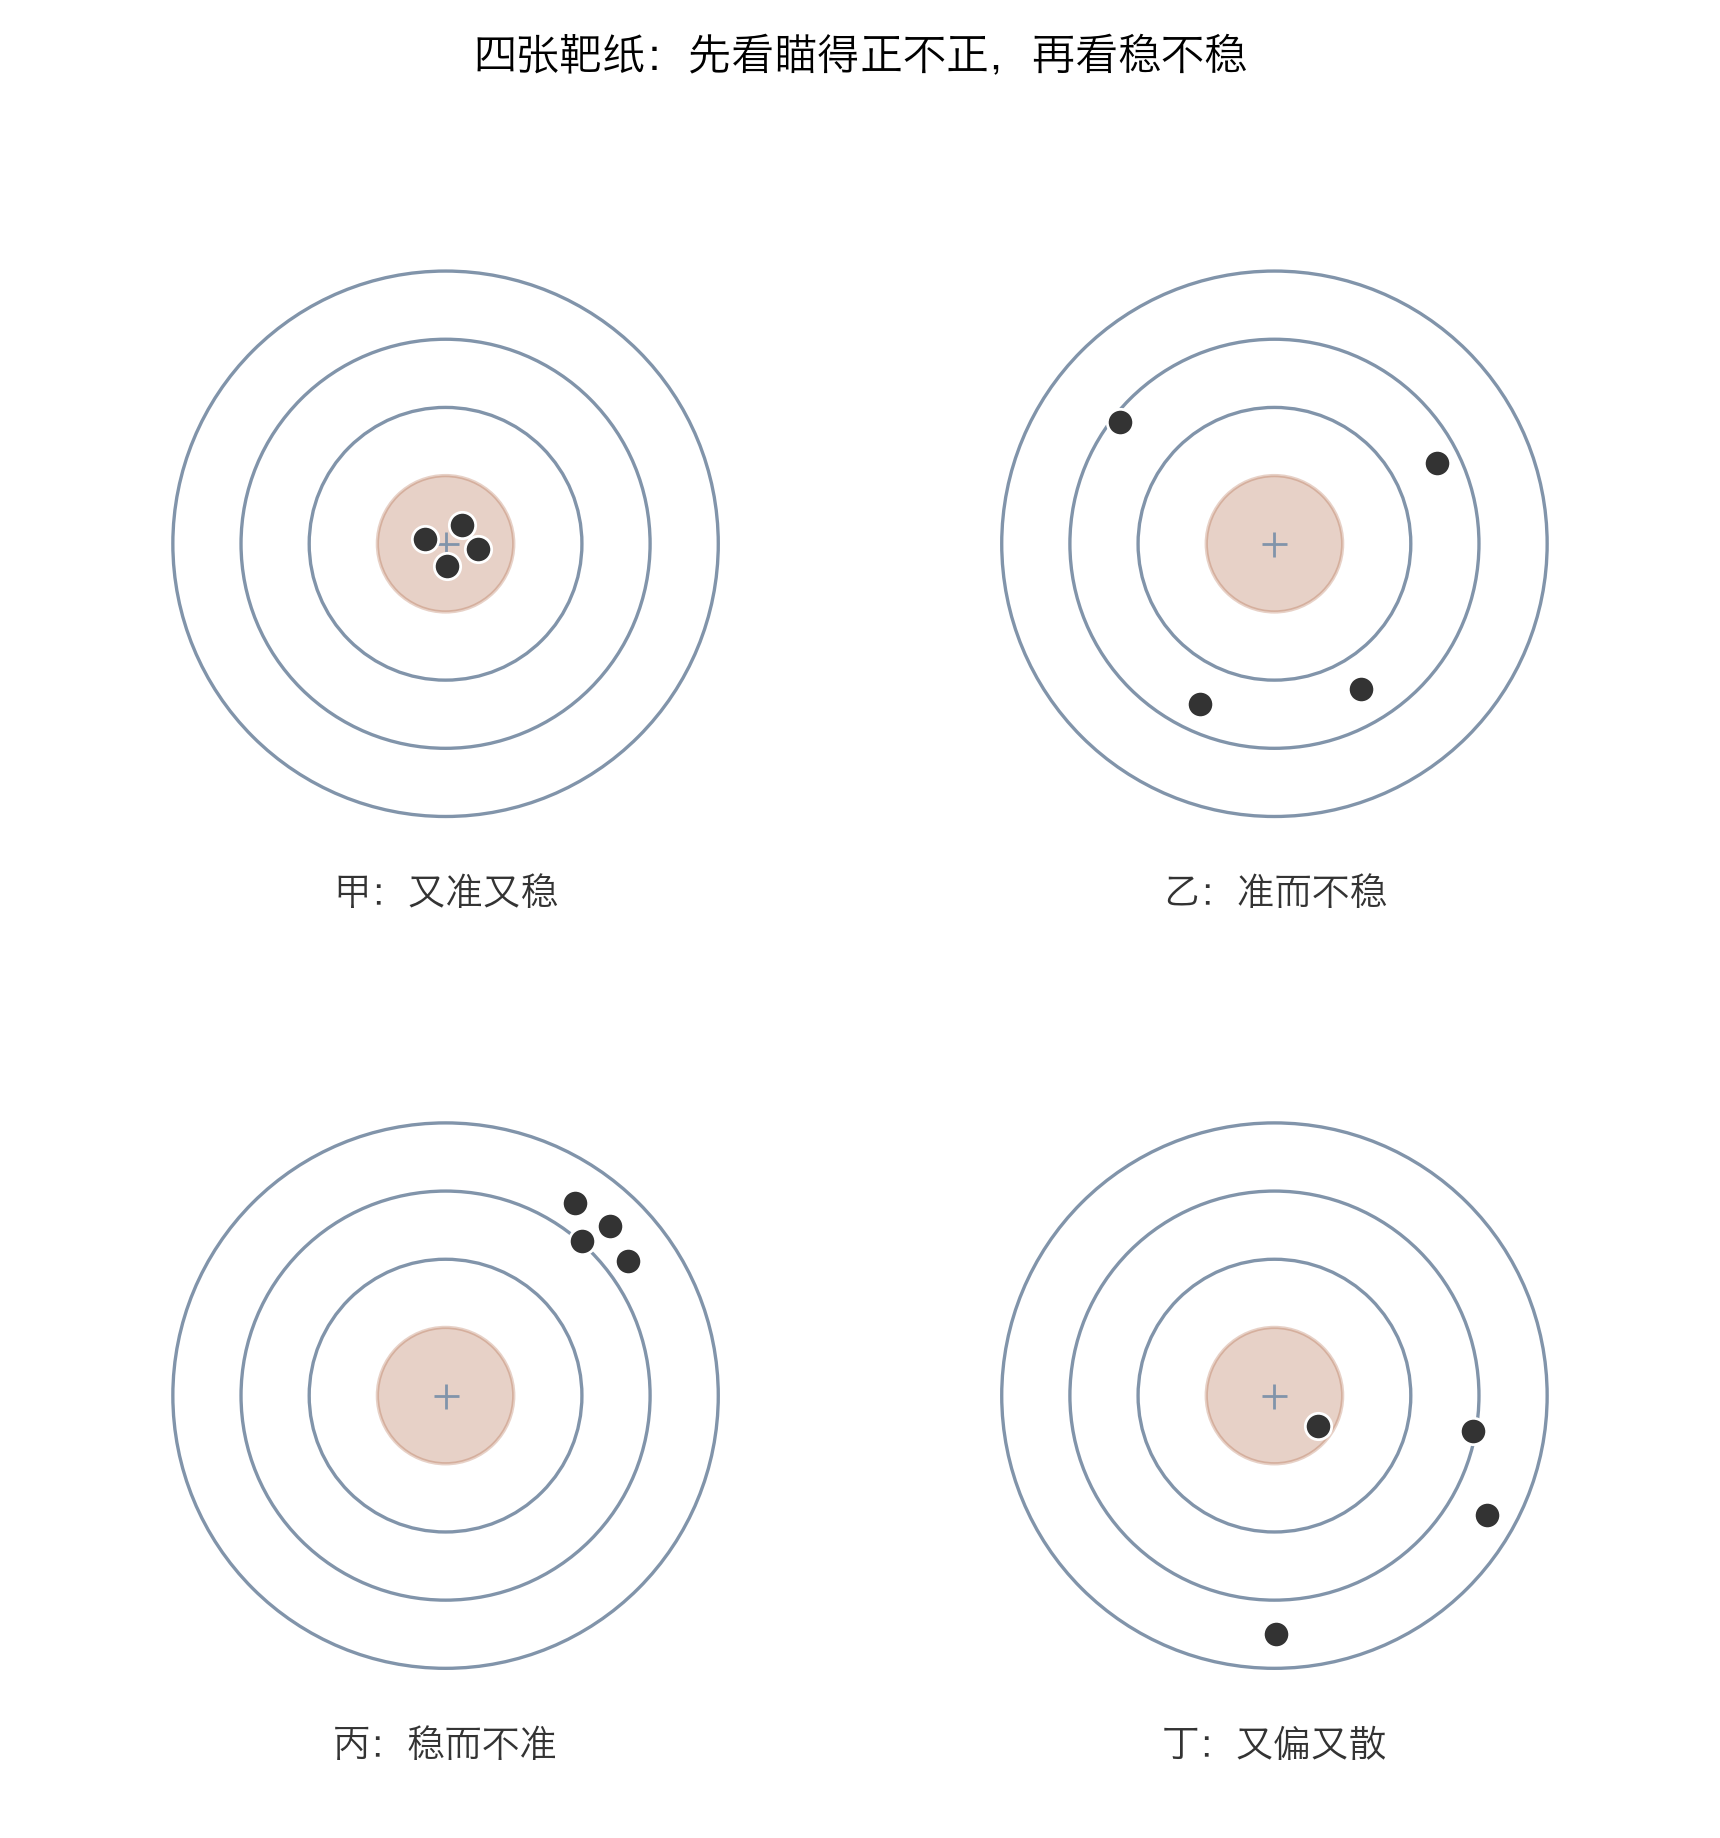

Write Python code to recreate this figure.
# 第 6 讲配图：靶心图比喻（用于"比喻：靶心图——偏差与方差"页）
# 合成示意图（固定 seed）：2×2 四张靶，每靶 4 个弹孔，位置按四种模式手工布置
#   甲：四枪紧抱靶心（想准也真准）
#   乙：散在靶心四周（平均不离靶心，枪枪不稳）
#   丙：整齐偏在同一角落（很稳，瞄错了地方）
#   丁：又偏又散（瞄错且不稳）
# 弹孔基准坐标手工给定，另加 seed=42 的 ±0.02 微扰；同心圆靶 + 弹孔点，非实弹数据
# 标注只用生活词（准/稳/偏/散），不写偏差方差术语（正式命名在下一页正文）
from pathlib import Path

import matplotlib.pyplot as plt
import numpy as np
from matplotlib.patches import Circle

# 中文字体（照抄 ch3-galton.py）：macOS PingFang SC + 回退链
plt.rcParams["font.sans-serif"] = ["PingFang SC", "Hiragino Sans GB", "Microsoft YaHei",
                                   "Arial Unicode MS", "DejaVu Sans"]
plt.rcParams["axes.unicode_minus"] = False

GRAY, DARK, RED = "#8194aa", "#333333", "#a14a22"

# 手工布置的弹孔基准位置（靶半径 = 1，靶心 = 原点），键序即版面序：左上、右上、左下、右下
HOLES = {
    "甲：又准又稳": [(0.05, 0.07), (-0.09, 0.01), (0.02, -0.10), (0.11, -0.03)],
    "乙：准而不稳": [(-0.55, 0.45), (0.60, 0.28), (-0.28, -0.60), (0.32, -0.52)],
    "丙：稳而不准": [(0.60, 0.64), (0.46, 0.70), (0.66, 0.50), (0.48, 0.55)],
    "丁：又偏又散": [(0.15, -0.10), (0.78, -0.42), (0.02, -0.88), (0.72, -0.15)],
}

# 复核四种模式的均值（仅打印，不进图）：乙平均在靶心附近，丙均值整体偏右上，丁均值偏且散
for name, pts in HOLES.items():
    arr = np.array(pts)
    print(f"{name}  均值 = ({arr[:, 0].mean():+.2f}, {arr[:, 1].mean():+.2f})")

rng = np.random.default_rng(42)          # 固定 seed：只做 ±0.02 的微扰

fig, axes = plt.subplots(2, 2, figsize=(8.6, 9.2))
fig.subplots_adjust(left=0.04, right=0.96, top=0.90, bottom=0.03, wspace=0.10, hspace=0.14)

for ax, (label, base) in zip(axes.flat, HOLES.items()):
    holes = np.array(base) + rng.uniform(-0.02, 0.02, size=(len(base), 2))
    for r in (1.0, 0.75, 0.5):                       # 同心圆靶：三道外环
        ax.add_patch(Circle((0, 0), r, fc="white", ec=GRAY, lw=1.2, zorder=1))
    ax.add_patch(Circle((0, 0), 0.25, fc=RED, alpha=0.25, ec=RED, lw=1.2, zorder=2))
    ax.plot(0, 0, "+", color=GRAY, markersize=9, zorder=3)       # 靶心十字
    ax.scatter(holes[:, 0], holes[:, 1], s=90, color=DARK, zorder=5,
               edgecolors="white", linewidths=1.0)               # 弹孔
    ax.text(0, -1.22, label, ha="center", va="top", fontsize=13.5, color=DARK)
    ax.set_xlim(-1.32, 1.32)
    ax.set_ylim(-1.42, 1.32)
    ax.set_aspect("equal")
    ax.axis("off")

fig.suptitle("四张靶纸：先看瞄得正不正，再看稳不稳", fontsize=15.5)

out = Path(__file__).with_name("ch6-target-diagram.png")
fig.savefig(out, dpi=200, facecolor="white")
print("saved:", out)
